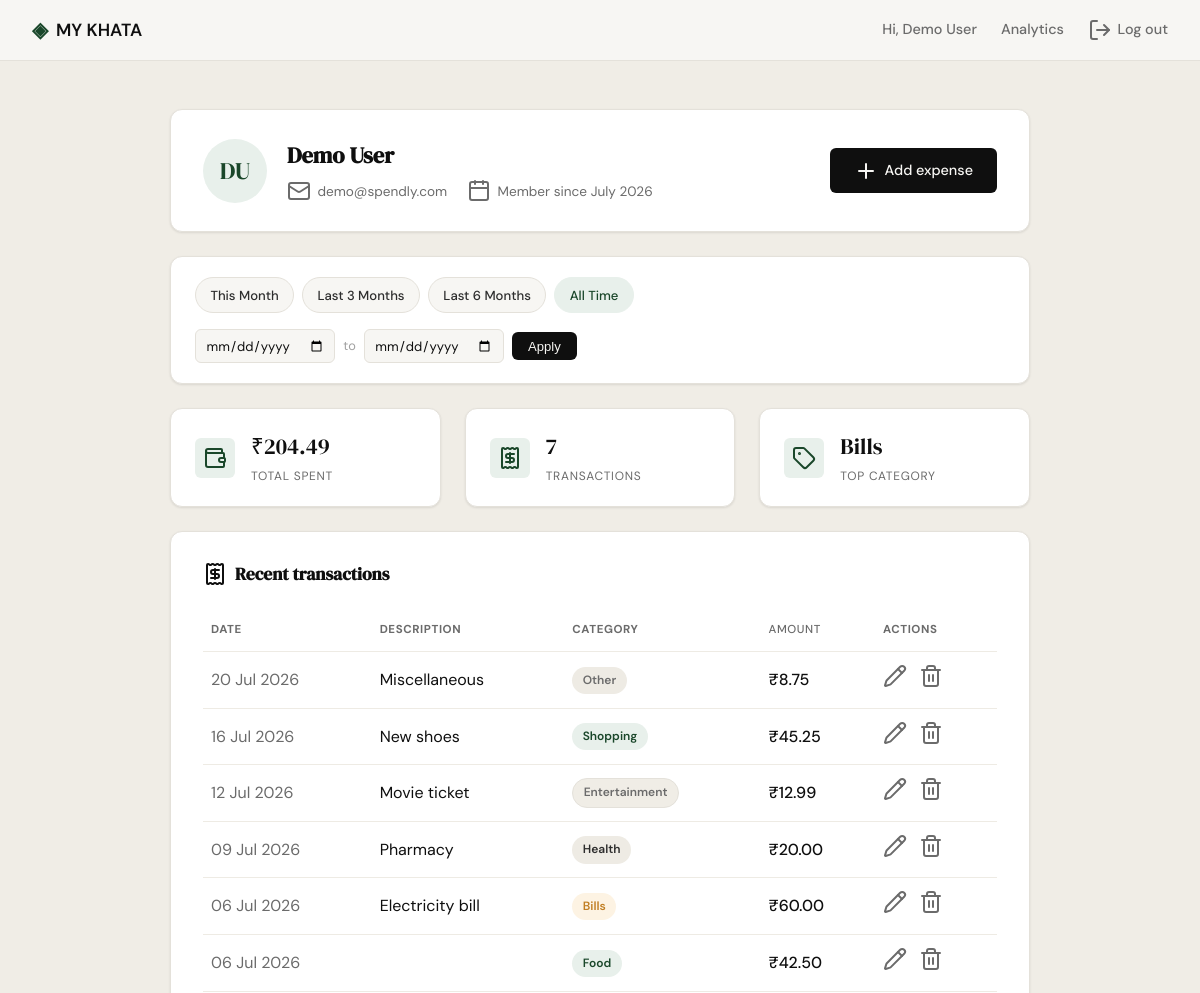
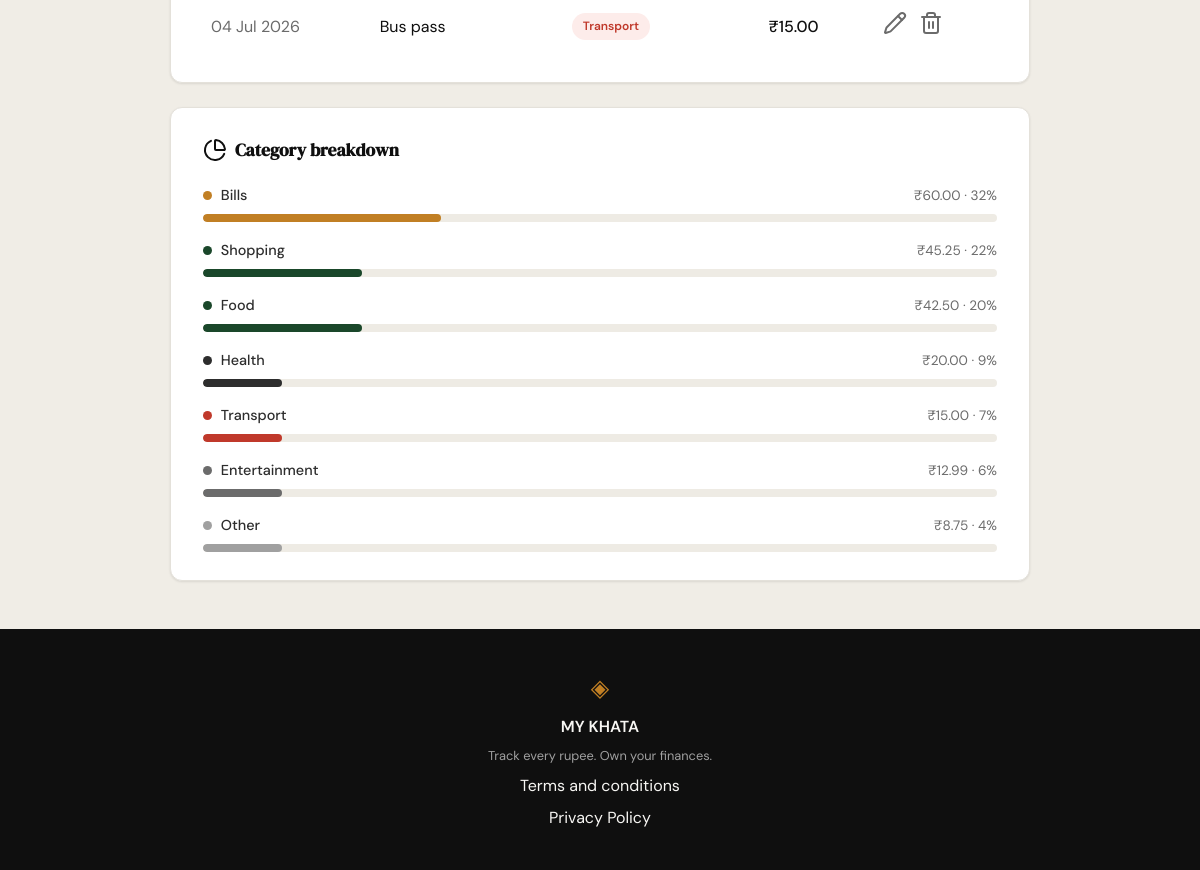
Screenshot of /profile (signed in) with the database file from the repository (2 pictures, top to bottom).
### tables this page shows
CREATE TABLE users (
                id INTEGER PRIMARY KEY AUTOINCREMENT,
                name TEXT NOT NULL,
                email TEXT UNIQUE NOT NULL,
                password_hash TEXT NOT NULL,
                created_at TEXT DEFAULT (datetime('now'))
            );

CREATE TABLE expenses (
                id INTEGER PRIMARY KEY AUTOINCREMENT,
                user_id INTEGER NOT NULL,
                amount REAL NOT NULL,
                category TEXT NOT NULL,
                date TEXT NOT NULL,
                description TEXT,
                created_at TEXT DEFAULT (datetime('now')),
                FOREIGN KEY (user_id) REFERENCES users (id)
            );

### app.py (the view)
@app.route("/profile")
@login_required
def profile():
    db_user = get_user_by_id(session["user_id"])
    name_parts = db_user["name"].split()
    initials = "".join(p[0] for p in name_parts[:2]).upper()
    user = {
        "name": db_user["name"],
        "email": db_user["email"],
        "initials": initials,
        "member_since": db_user["member_since"],
    }
    date_from_str, date_to_str = _resolve_date_filter(request.args)
    stats = get_summary_stats(session["user_id"], date_from_str, date_to_str)
    summary = {
        "total_spent": f"₹{stats['total_spent']:,.2f}",
        "transaction_count": stats["transaction_count"],
        "top_category": stats["top_category"],
    }
    raw_transactions = get_recent_transactions(
        session["user_id"], date_from=date_from_str, date_to=date_to_str
    )
    transactions = [
        {
            "id": t["id"],
            "date": datetime.strptime(t["date"], "%Y-%m-%d").strftime("%d %b %Y"),
            "description": t["description"],
            "category": t["category"],
            "amount": f"₹{t['amount']:,.2f}",
        }
        for t in raw_transactions
    ]
    raw_categories = get_category_breakdown(
        session["user_id"], date_from=date_from_str, date_to=date_to_str
    )
    categories = [
        {
            "category": c["name"],
            "amount": f"₹{c['amount']:,.2f}",
            "percent": c["pct"],
        }
        for c in raw_categories
    ]
    presets = _build_presets(date.today())
    for preset in presets:
        preset["active"] = (
            preset["date_from"] == date_from_str and preset["date_to"] == date_to_str
        )
    return render_template(
        "profile.html",
        user=user, summary=summary,
        transactions=transactions, categories=categories,
        presets=presets,
        active_date_from=date_from_str, active_date_to=date_to_str,
    )

### app.py (called while the page is built)
def login_required(view):
    @wraps(view)
    def wrapped_view(*args, **kwargs):
        if not session.get("user_id"):
            return redirect(url_for("login"))
        return view(*args, **kwargs)
    return wrapped_view

def _parse_iso_date(value):
    if not value:
        return None
    try:
        return datetime.strptime(value, "%Y-%m-%d").date()
    except ValueError:
        return None

def _subtract_months(d, months):
    total = d.month - 1 - months
    year = d.year + total // 12
    month = total % 12 + 1
    day = min(d.day, calendar.monthrange(year, month)[1])
    return date(year, month, day)

def _resolve_date_filter(args):
    parsed_from = _parse_iso_date(args.get("date_from"))
    parsed_to = _parse_iso_date(args.get("date_to"))
    if parsed_from and parsed_to:
        if parsed_from > parsed_to:
            flash("Start date must be before end date.", "error")
        else:
            return parsed_from.isoformat(), parsed_to.isoformat()
    return None, None

def _build_presets(today):
    last_day = calendar.monthrange(today.year, today.month)[1]
    month_start = today.replace(day=1)
    month_end = today.replace(day=last_day)
    return [
        {
            "label": "This Month",
            "date_from": month_start.isoformat(),
            "date_to": month_end.isoformat(),
        },
        {
            "label": "Last 3 Months",
            "date_from": _subtract_months(today, 3).isoformat(),
            "date_to": today.isoformat(),
        },
        {
            "label": "Last 6 Months",
            "date_from": _subtract_months(today, 6).isoformat(),
            "date_to": today.isoformat(),
        },
        {
            "label": "All Time",
            "date_from": None,
            "date_to": None,
        },
    ]

### database/db.py (called while the page is built)
def get_db():
    conn = sqlite3.connect(DB_PATH)
    conn.row_factory = sqlite3.Row
    conn.execute("PRAGMA foreign_keys = ON")
    return conn

### database/queries.py (called while the page is built)
def _date_range_filter(date_from, date_to):
    if date_from and date_to:
        return " AND date BETWEEN ? AND ?", (date_from, date_to)
    return "", ()

### templates/profile.html (shortened to what this page needs)
{% extends "base.html" %}
{% block head %}
<link rel="stylesheet" href="{{ url_for('static', filename='css/profile.css') }}">
{% endblock %}
{% block content %}
<section class="profile-page">
    <div class="profile-container">
        <div class="profile-hero">
            <div class="profile-avatar">{{ user.initials }}</div>
            <div class="profile-hero-info">
                <h1 class="profile-name">{{ user.name }}</h1>
                <div class="profile-meta-row">
                    <span class="meta-item"><i data-lucide="mail"></i>{{ user.email }}</span>
                    <span class="meta-item"><i data-lucide="calendar"></i>Member since {{ user.member_since }}</span>
                </div>
            </div>
            <a href="{{ url_for('add_expense') }}" class="btn-primary profile-hero-action">
                <i data-lucide="plus"></i>Add expense
            </a>
        </div>
        <div class="filter-bar">
            <div class="filter-presets">
                {% for preset in presets %}
                <a href="{{ url_for('profile', date_from=preset.date_from, date_to=preset.date_to) }}"
                   class="filter-preset-btn{% if preset.active %} active{% endif %}">
                    {{ preset.label }}
                </a>
                {% endfor %}
            </div>
            <form method="GET" action="{{ url_for('profile') }}" class="filter-custom-range">
                <input type="date" name="date_from" class="filter-date-input"
                       value="{{ active_date_from or '' }}" aria-label="Start date">
                <span class="filter-range-sep">to</span>
                <input type="date" name="date_to" class="filter-date-input"
                       value="{{ active_date_to or '' }}" aria-label="End date">
                <button type="submit" class="filter-apply-btn">Apply</button>
            </form>
        </div>
        <div class="stats-row">
            <div class="stat-card">
                <div class="stat-icon"><i data-lucide="wallet"></i></div>
                <div class="stat-body">
                    <span class="stat-value">{{ summary.total_spent }}</span>
                    <span class="stat-label">Total spent</span>
                </div>
            </div>
            <div class="stat-card">
                <div class="stat-icon"><i data-lucide="receipt"></i></div>
                <div class="stat-body">
                    <span class="stat-value">{{ summary.transaction_count }}</span>
                    <span class="stat-label">Transactions</span>
                </div>
            </div>
            <div class="stat-card">
                <div class="stat-icon"><i data-lucide="tag"></i></div>
                <div class="stat-body">
                    <span class="stat-value">{{ summary.top_category }}</span>
                    <span class="stat-label">Top category</span>
                </div>
            </div>
        </div>
        <div class="profile-card">
            <div class="card-header">
                <h2 class="section-title"><i data-lucide="receipt"></i>Recent transactions</h2>
            </div>
            <div class="table-wrap">
                <table class="table">
                    <thead>
                        <tr>
                            <th>Date</th>
                            <th>Description</th>
                            <th>Category</th>
                            <th class="amount-cell">Amount</th>
                            <th class="actions-cell">Actions</th>
                        </tr>
                    </thead>
                    <tbody>
                        {% for tx in transactions %}
                        <tr>
                            <td class="date-cell">{{ tx.date }}</td>
                            <td>{{ tx.description }}</td>
                            <td><span class="badge badge-{{ tx.category | lower }}">{{ tx.category }}</span></td>
                            <td class="amount-cell">{{ tx.amount }}</td>
                            <td class="actions-cell">
                                <a href="{{ url_for('edit_expense', id=tx.id) }}" class="row-action-link" aria-label="Edit expense">
                                    <i data-lucide="pencil"></i>
                                </a>
                                <form method="POST" action="{{ url_for('delete_expense', id=tx.id) }}" class="delete-expense-form">
                                    <button type="submit" class="row-action-btn" aria-label="Delete expense">
                                        <i data-lucide="trash-2"></i>
                                    </button>
                                </form>
                            </td>
                        </tr>
                        {% endfor %}
                    </tbody>
                </table>
            </div>
        </div>
        <div class="profile-card">
            <div class="card-header">
                <h2 class="section-title"><i data-lucide="pie-chart"></i>Category breakdown</h2>
            </div>
            <div class="category-bars">
                {% for cat in categories %}
                {% set width = [cat.percent // 10 * 10, 10] | max %}
                <div class="category-bar-row">
                    <div class="category-bar-top">
                        <span class="category-bar-label">
                            <span class="category-dot category-dot-{{ cat.category | lower }}"></span>
                            {{ cat.category }}
                        </span>
                        <span class="category-bar-amount">{{ cat.amount }} · {{ cat.percent }}%</span>
                    </div>
                    <div class="category-bar-track">
                        <div class="category-bar-fill category-fill-{{ cat.category | lower }} bar-w-{{ width }}"></div>
                    </div>
                </div>
                {% endfor %}
            </div>
        </div>
    </div>
</section>
{% endblock %}

### templates/base.html (shortened to what this page needs)
<!DOCTYPE html>
<html lang="en">
<head>
    <link rel="stylesheet" href="{{ url_for('static', filename='css/style.css') }}">
    {% block head %}{% endblock %}
</head>
<body>
    <nav class="navbar">
        <div class="nav-inner">
            <a href="{{ url_for('landing') }}" class="nav-brand">
                <span class="brand-icon">◈</span>
                <span class="brand-name">MY KHATA</span>
            </a>
            <div class="nav-links">
                {% if session.user_id %}
                <a href="{{ url_for('profile') }}">Hi, {{ session.user_name }}</a>
                <a href="{{ url_for('analytics') }}"{% if request.endpoint == 'analytics' %} class="active"{% endif %}>Analytics</a>
                <a href="{{ url_for('logout') }}" class="nav-link-icon"><i data-lucide="log-out"></i>Log out</a>
                {% else %}
                <a href="{{ url_for('login') }}">Sign in</a>
                <a href="{{ url_for('register') }}" class="nav-cta">Get started</a>
                {% endif %}
            </div>
        </div>
    </nav>
    <main class="main-content">
        {% block content %}{% endblock %}
    </main>
    <footer class="footer">
        <div class="footer-inner">
            <span class="brand-icon">◈</span>
            <span class="footer-name">MY KHATA</span>
            <p class="footer-copy">Track every rupee. Own your finances.</p>
            <a href="{{ url_for('terms') }}">Terms and conditions</a>
            <a href="{{ url_for('privacy') }}">Privacy Policy</a>
        </div>
    </footer>
</body>
</html>

### static/css/style.css (style rules this page uses)
:root { --ink: #0f0f0f; --ink-soft: #2d2d2d; --ink-muted: #6b6b6b; --ink-faint: #a0a0a0; --paper: #f7f6f3; --paper-warm: #f0ede6; --paper-card: #ffffff; --accent: #1a472a; --accent-light: #e8f0eb; --accent-border: #bfd8c9; --accent-2: #c17f24; --accent-2-light: #fdf3e3; --danger: #c0392b; --danger-light: #fdecea; --danger-border: #f5c6c2; --border: #e4e1da; --border-soft: #eeebe4; --font-display: 'DM Serif Display', Georgia, serif; --font-body: 'DM Sans', system-ui, sans-serif; --max-width: 1200px; --auth-width: 440px; --radius-sm: 6px; --radius-md: 12px; --radius-lg: 20px; }
*, *::before, *::after { box-sizing: border-box; margin: 0; padding: 0; }
html { font-size: 16px; scroll-behavior: smooth; }
body { background: var(--paper); color: var(--ink); font-family: var(--font-body); font-size: 1rem; line-height: 1.6; -webkit-font-smoothing: antialiased; }
a { color: inherit; text-decoration: none; }
.navbar { position: sticky; top: 0; z-index: 100; background: var(--paper); border-bottom: 1px solid var(--border); padding: 0 2rem; }
.nav-inner { max-width: var(--max-width); margin: 0 auto; height: 60px; display: flex; align-items: center; justify-content: space-between; }
.nav-brand { display: flex; align-items: center; gap: 0.5rem; font-family: var(--font-body); font-weight: 600; font-size: 1.1rem; color: var(--ink); }
.brand-icon { color: var(--accent); font-size: 1.3rem; }
.brand-name { color: var(--ink); }
.nav-links { display: flex; align-items: center; gap: 1.5rem; font-size: 0.9rem; font-weight: 500; }
.nav-links a { color: var(--ink-muted); transition: color 0.2s; }
.nav-link-icon { display: inline-flex; align-items: center; gap: 0.35rem; }
.main-content { min-height: calc(100vh - 60px - 100px); }
.btn-primary { display: inline-block; background: var(--ink); color: var(--paper); padding: 0.65rem 1.5rem; border-radius: var(--radius-sm); font-family: var(--font-body); font-size: 0.9rem; font-weight: 500; cursor: pointer; border: none; transition: background 0.2s; text-decoration: none; }
.footer { background: var(--ink); color: var(--paper); padding: 2.5rem 2rem; text-align: center; }
.footer-inner { display: flex; flex-direction: column; align-items: center; gap: 0.4rem; }
.footer .brand-icon { color: var(--accent-2); font-size: 1.5rem; }
.footer-name { font-weight: 600; font-size: 1rem; }
.footer-copy { font-size: 0.8rem; color: var(--ink-faint); }

### rows the page displays
users: user_name "Demo User", name "Demo User", email "demo@spendly.com"
expenses: top_category "Bills", date "06 Jul 2026", description "Electricity bill", category "Bills", amount "₹60.00"
expenses: date "20 Jul 2026", description "Miscellaneous", category "Other", amount "₹8.75"
expenses: date "16 Jul 2026", description "New shoes", category "Shopping", amount "₹45.25"
expenses: date "12 Jul 2026", description "Movie ticket", category "Entertainment", amount "₹12.99"
expenses: date "09 Jul 2026", description "Pharmacy", category "Health", amount "₹20.00"
expenses: date "06 Jul 2026", category "Food", amount "₹42.50"
expenses: date "04 Jul 2026", description "Bus pass", category "Transport", amount "₹15.00"

### other values shown
{{ user.initials }} "DU"
{{ user.member_since }} "July 2026"
{{ preset.label }} "This Month" "Last 3 Months" "Last 6 Months" "All Time"
{{ summary.total_spent }} "₹204.49"
{{ summary.transaction_count }} "7"
{{ cat.category }} "Bills" "Shopping" "Food" "Health" "Transport" "Entertainment" "Other"
{{ cat.amount }} "₹60.00" "₹45.25" "₹42.50" "₹20.00" "₹15.00" "₹12.99" "₹8.75"
{{ cat.percent }} "32" "22" "20" "9" "7" "6" "4"
